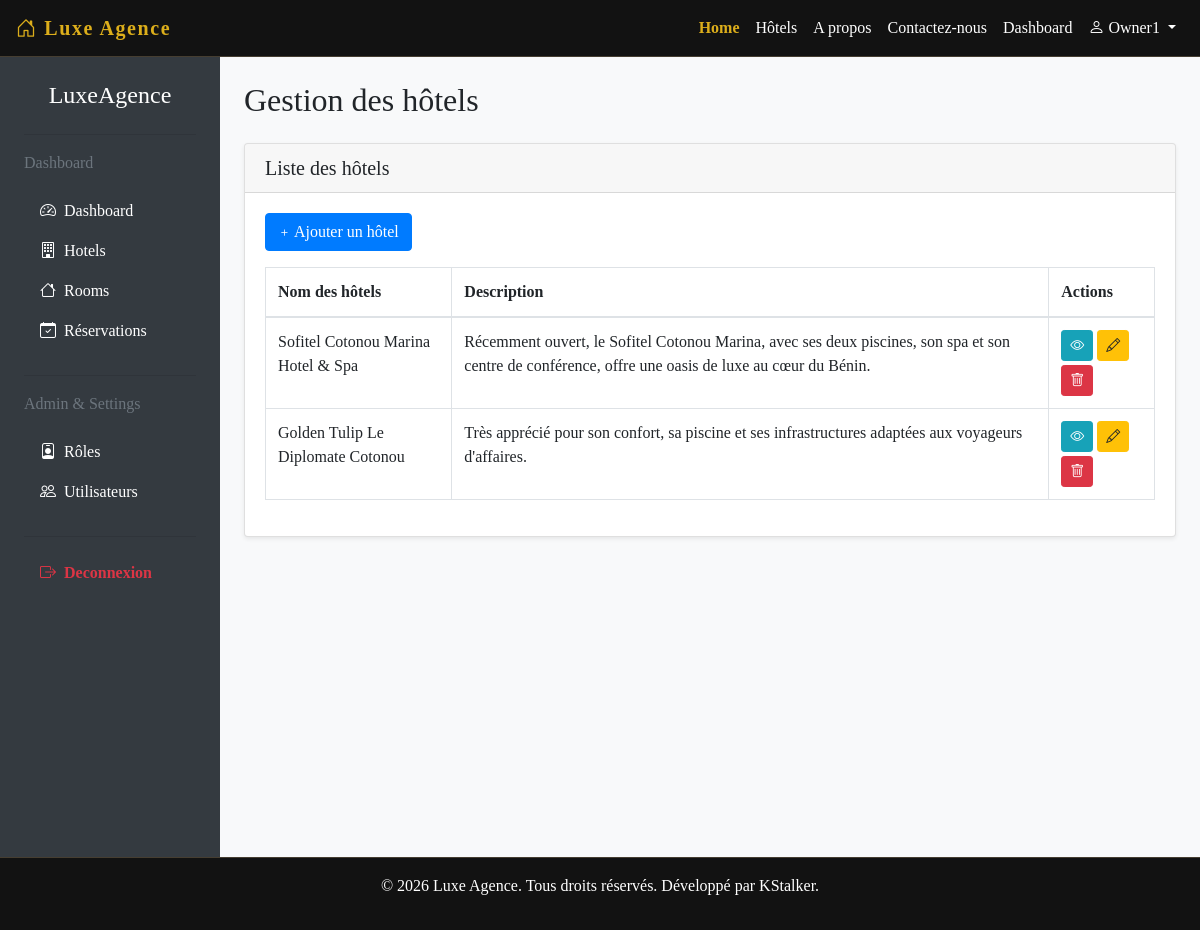
/gestionhotels/ (signed in), run on the app's committed database.
### Agence/models.py (models this page shows, shortened)
class Hotel(models.Model):
    name = models.CharField(max_length=100)
    description = models.TextField()
    country = models.CharField(max_length=100)
    city = models.CharField(max_length=100)
    address = models.CharField(max_length=255)
    owner = models.ForeignKey(User, on_delete=models.CASCADE, related_name='owned_hotels')
    image = models.ImageField(upload_to='hotels/')

### Agence/views.py (the view)
# urls.py: path('gestionhotels/', views.GestionHotelView.as_view(), name='gesthotels'),
class GestionHotelView(LoginRequiredMixin, ListView):
    model = Hotel
    template_name = 'administrateur/gesthotels.html'
    context_object_name = 'hotels'

### Agence/templates/administrateur/gesthotels.html (shortened to what this page needs)
{% extends 'base.html' %}
{% block content %}
<div class="d-flex" style="min-height: 100vh;">
    {% include 'administrateur/sidebar.html' %}
    <div class="container-fluid py-4 px-4" style="flex: 1; background-color: #f8f9fa;">
        <div class="mb-4">
            <h2 class="fw-bold">Gestion des hôtels</h2>
        </div>
        <div class="row g-4">
            <div class="col-lg-12">
                <div class="card shadow-sm">
                    <div class="card-header d-flex justify-content-between align-items-center">
                        <h5 class="mb-0">Liste des hôtels</h5>
                    </div>
                    <div class="card-body">
                        <a href="{% url 'create_hotel' %}" class="btn btn-primary mb-3">
                            <small><i class="bi bi-plus"></i></small> Ajouter un hôtel
                        </a>
                        <table class="table table-bordered">
                            <thead>
                                <tr>
                                    <th>Nom des hôtels</th>
                                    <th>Description</th>
                                    <th>Actions</th>
                                </tr>
                            </thead>
                            <tbody>
                                {% for hotel in hotels %}
                                <tr>
                                    <td>{{ hotel.name }}</td>
                                    <td>{{ hotel.description }}</td>
                                    <td>
                                        <a href="{% url 'detail_hotel' hotel.id %}" class="btn btn-info btn-sm mb-1"><i class="bi bi-eye "></i></a>
                                        <a href="{% url 'edit_hotel' hotel.id %}" class="btn btn-warning btn-sm mb-1"><i class="bi bi-pencil "></i></a>
                                        <form action="{% url 'delete_hotel' hotel.id %}" method="post" style="display:inline;">
                                                <button type="submit" class="btn btn-danger btn-sm"
                                                    onclick="return confirm('Voulez-vous vraiment supprimer cet hôtel ?');">
                                                    <i class="bi bi-trash"></i>
                                                </button>
                                        </form>
                                    </td>
                                </tr>
                                {% empty %}
                                <tr>
                                    <td colspan="4" class="text-center text-muted">Aucun hôtel disponible</td>
                                </tr>
                                {% endfor %}
                            </tbody>
                        </table>
                    </div>
                </div>
            </div>
        </div>
    </div>
</div>
{% endblock %}

### Agence/templates/base.html (shortened to what this page needs)
<!doctype html>
<html lang="en">
  <head>
    <link rel="stylesheet" href="https://cdn.jsdelivr.net/npm/bootstrap@4.4.1/dist/css/bootstrap.min.css">
    <link href="https://cdn.jsdelivr.net/npm/bootstrap-icons@1.11.3/font/bootstrap-icons.css" rel="stylesheet">
    <link rel="stylesheet" href="https://unpkg.com/aos@2.3.1/dist/aos.css" />
    <link rel="stylesheet" href="https://cdn.jsdelivr.net/npm/flatpickr/dist/flatpickr.min.css">
  </head>
  <body>
        <nav class="navbar navbar-expand-lg navbar-custom" style="border-bottom: 0.1px solid rgb(70, 62, 49);">
        <a class="navbar-brand" href="{% url 'home' %}"><i class="bi bi-house-door"></i> Luxe Agence</a>
        <div class="collapse navbar-collapse white" id="navbarNavDropdown">
            <ul class="navbar-nav ml-auto">
            <li class="nav-item active">
                <a class="nav-link" href="{% url 'home' %}">Home<span class="sr-only">(current)</span></a>
            </li>
            <li class="nav-item">
                <a class="nav-link" href="{% url 'list_hotel' %}">Hôtels</a>
            </li>
            <li class="nav-item">
                <a class="nav-link" href="{% url 'about' %}">A propos</a>
            </li>
            <li class="nav-item">
                <a class="nav-link" href="{% url 'contact' %}">Contactez-nous</a>
            </li>
            <li class="nav-item">
                <a class="nav-link" href="{% url 'dashboard' %}">Dashboard</a>
            </li>
            <li class="nav-item dropdown">
                <a class="nav-link dropdown-toggle" href="#" id="navbarDropdownMenuLink" role="button" data-toggle="dropdown" aria-haspopup="true" aria-expanded="false">
                    {% if user.is_authenticated %}
                            <i class="bi bi-person"></i> {{ user.username }}
                        {% else %}
                            <i class="bi bi-person"></i>
                        {% endif %}
                    </a>
            </li>
            </ul>
        </div>
        </nav>
    {% block content %}
    {% endblock %}
    <footer class="p-3" style="border-top: 0.1px solid rgb(70, 62, 49); background-color: #121212; ">
        <p class="text-center text-white">© 2026 Luxe Agence. Tous droits réservés. Développé par KStalker.</p>
    </footer>
  </body>
</html>

### Agence/templates/base.html (style rules this page uses)
.navbar-custom { background-color: #121212; }
.navbar-custom .navbar-brand { color: #dcae1b; font-weight: 900; letter-spacing: 0.08em; }
.navbar-custom .nav-link, .navbar-custom .dropdown-item { color: #ffffff; }
.navbar-custom .nav-item.active .nav-link { color: #dcae1b !important; background-color: transparent !important; border-radius: 0; font-weight: 700; }
body { font-family: 'Times New Roman', Times, serif; }

### data on the page
Hotel: name "Sofitel Cotonou Marina Hotel & Spa", description "Récemment ouvert, le Sofitel Cotonou Marina, avec ses deux piscines, son spa et son centre de conférence, offre une oasis de luxe au cœur du Bénin."
Hotel: name "Golden Tulip Le Diplomate Cotonou", description "Très apprécié pour son confort, sa piscine et ses infrastructures adaptées aux voyageurs d'affaires."

### other printed values
{{ user.username }} "Owner1"
